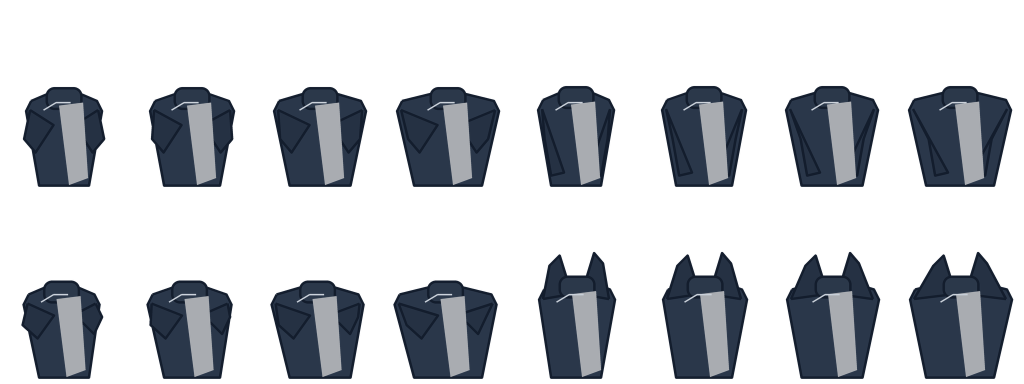
#> input picture src/assets/player-parts/v2/body-atlas.webp, 2048 x 768 px (shown at 1/2 size)
$ python verify_general_player_modular_atlases.py
#> lines starting #> are read from the running program, lines starting #| are printed output that depends on the picture
from __future__ import annotations

from pathlib import Path

from PIL import Image

ROOT = Path(__file__).resolve().parents[1]
ASSET_ROOT = ROOT / "src/assets/player-parts/v2"
TILE_WIDTH = 256
TILE_HEIGHT = 384
COLUMNS = 8
SAFE_MARGIN = 2
SPECS = {
    "body-atlas.webp": 16,
    "skin-atlas.webp": 16,
    "face-shadow-atlas.webp": 4,
    "back-hair-atlas.webp": 6,
    "front-hair-atlas.webp": 8,
    "eyes-atlas.webp": 24,
    "brows-atlas.webp": 20,
    "mouths-atlas.webp": 20,
    "uniform-atlas.webp": 32,
    "accessory-atlas.webp": 16,
    "effect-atlas.webp": 2,
}


def verify_tile(alpha: Image.Image, name: str, index: int) -> None:
    bounds = alpha.getbbox()
    if bounds is None:
        raise RuntimeError(f"{name} tile {index} is empty")
    left, top, right, bottom = bounds
    if left < SAFE_MARGIN or top < SAFE_MARGIN:
        raise RuntimeError(f"{name} tile {index} touches the top/left edge: {bounds}")
    if right > TILE_WIDTH - SAFE_MARGIN or bottom > TILE_HEIGHT - SAFE_MARGIN:
        raise RuntimeError(f"{name} tile {index} touches the bottom/right edge: {bounds}")


def main() -> None:
    for name, count in SPECS.items():
        path = ASSET_ROOT / name
        if not path.exists():
            raise RuntimeError(f"missing atlas: {path.relative_to(ROOT)}")
        with Image.open(path) as image:
#> image is the input picture: PIL image 2048x768 RGBA; mean R, G, B, A 9.9, 13.4, 19, 67
            rgba = image.convert("RGBA")
            expected_rows = (count + COLUMNS - 1) // COLUMNS
            expected_size = (COLUMNS * TILE_WIDTH, expected_rows * TILE_HEIGHT)
            if rgba.size != expected_size:
                raise RuntimeError(f"{name} has {rgba.size}, expected {expected_size}")
            if rgba.getchannel("A").getextrema()[0] != 0:
                raise RuntimeError(f"{name} has no transparent background")
            for index in range(count):
                x = (index % COLUMNS) * TILE_WIDTH
                y = (index // COLUMNS) * TILE_HEIGHT
                alpha = rgba.crop((x, y, x + TILE_WIDTH, y + TILE_HEIGHT)).getchannel("A")
                verify_tile(alpha, name, index)
#> this loop made 16 passes
#> (bounds in verify_tile, left in verify_tile, top in verify_tile, right in verify_tile) on passes 1 to 12: ((43, 171, 213, 376), 43, 171, 213), ((39, 171, 217, 376), 39, 171, 217), ((31, 171, 225, 376), 31, 171, 225), ((21, 171, 235, 376), 21, 171, 235), ((47, 169, 209, 376), 47, 169, 209), ((39, 169, 217, 376), 39, 169, 217), ((31, 169, 225, 376), 31, 169, 225), ((21, 169, 235, 376), 21, 169, 235), ((40, 174, 209, 376), 40, 174, 209), ((34, 174, 212, 376), 34, 174, 212), ((26, 174, 220, 376), 26, 174, 220), ((16, 174, 230, 376), 16, 174, 230)
#> pass 1, in main, `alpha = rgba.crop((x, y, x + TILE_WIDTH, y + TILE_HEIGHT)).getchannel(..`:
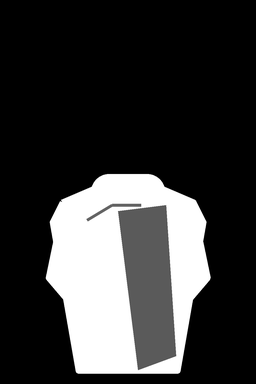
#> alpha: PIL image 256x384 L; min 0, max 255, mean 55.7
#> pass 2, in main, `alpha = rgba.crop((x, y, x + TILE_WIDTH, y + TILE_HEIGHT)).getchannel(..`:
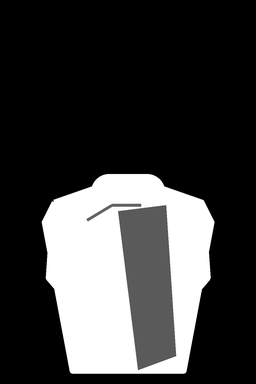
#> alpha: PIL image 256x384 L; min 0, max 255, mean 60.9
#> pass 3, in main, `alpha = rgba.crop((x, y, x + TILE_WIDTH, y + TILE_HEIGHT)).getchannel(..`:
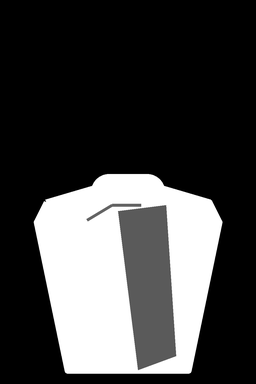
#> alpha: PIL image 256x384 L; min 0, max 255, mean 66.6
#> after the loop:
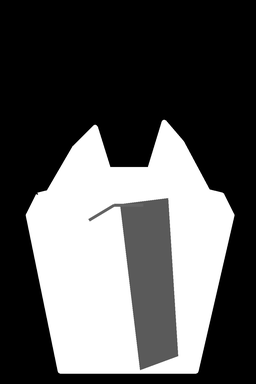
#> alpha: PIL image 256x384 L; min 0, max 255, mean 87.9
#> pass 3 of the loop in main, `for name, count in SPECS.items():`:
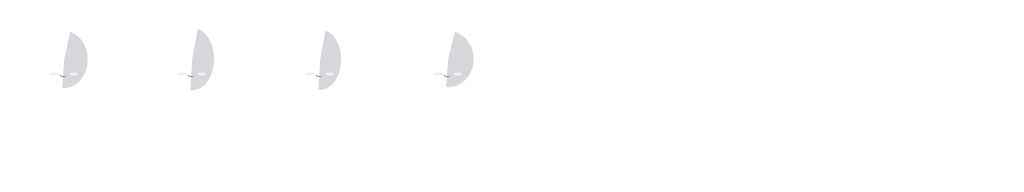
#> input picture src/assets/player-parts/v2/face-shadow-atlas.webp, 2048 x 384 px (shown at 1/2 size)
#> in main, image is the input picture: PIL image 2048x384 RGBA; mean R, G, B, A 0.9, 1, 1.4, 1
#> the loop in main, `for index in range(count):` made 4 passes
#> (bounds in verify_tile, top in verify_tile, right in verify_tile, bottom in verify_tile) on passes 1 to 4: ((99, 62, 178, 179), 62, 178, 179), ((99, 56, 175, 183), 56, 175, 183), ((99, 59, 173, 182), 59, 173, 182), ((99, 62, 182, 177), 62, 182, 177)
#> pass 1, in main, `alpha = rgba.crop((x, y, x + TILE_WIDTH, y + TILE_HEIGHT)).getchannel(..`:
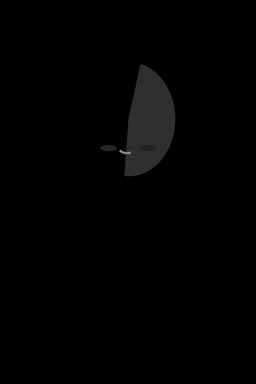
#> alpha: PIL image 256x384 L; min 0, max 151, mean 2
#> the loop made 7 passes; the first 3 are shown
        print(f"verified {path.relative_to(ROOT)} ({count} tiles)")


if __name__ == "__main__":
#> (the run stopped early here; a loop or call above may not have finished)
